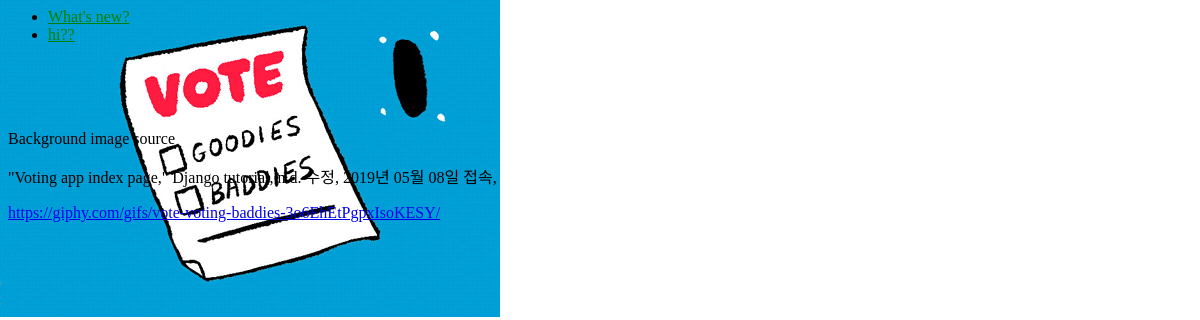
/polls/, run on an earlier commit of the app's database.
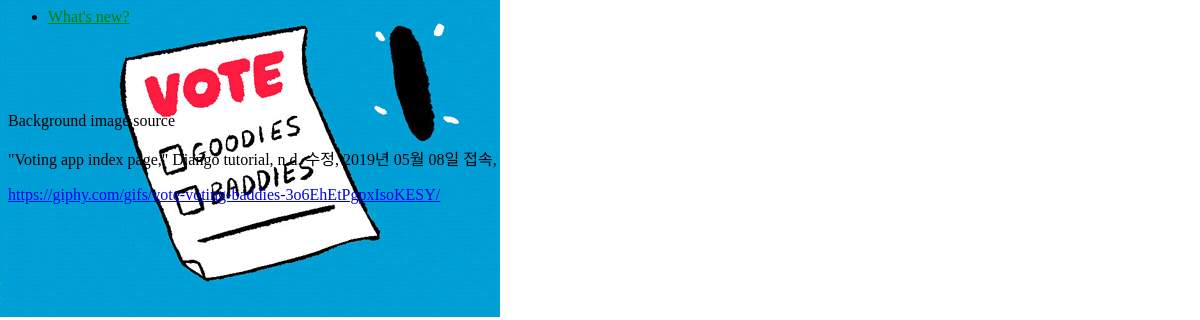
And on a later commit of the database.
### polls/models.py (models this page shows, shortened)
class Question(models.Model):       #Subclass of django.db.models.Model class
    question_text=models.CharField(max_length=200)
    pub_date=models.DateTimeField('date published')

### polls/views.py (the view)
# urls.py: path('', views.IndexView.as_view(), name = 'index'),
class IndexView(generic.ListView):
    template_name = 'polls/index.html'
    context_object_name = 'latest_question_list'
    '''
    def get_queryset(self):
        """Return the last five published questions."""
        return Question.objects.order_by('-pub_date')[:5]
    '''
    def get_queryset(self):
        return Question.objects.filter(pub_date__lte = timezone.localtime()).order_by('-pub_date')[:5]

### polls/templates/polls/index.html (shortened to what this page needs)
{% load static %}
<link rel="stylesheet" type="text/css" href="{% static 'polls/style.css' %}">
{% if latest_question_list %}
    <ul>
    {% for question in latest_question_list %}
        <li><a href="{% url 'polls:detail' question.id %}">{{ question.question_text }}</a></li>
    {% endfor %}
    </ul>
{% else %}
    <p>No polls are available.</p>
{% endif %}
<footer>
    <p>Background image source</p>
    <p>"Voting app index page," Django tutorial, n.d. 수정, 2019년 05월 08일 접속, </p>
    <a href = "https://giphy.com/gifs/vote-voting-baddies-3o6EhEtPgpxIsoKESY/links">https://giphy.com/gifs/vote-voting-baddies-3o6EhEtPgpxIsoKESY/</a>
</footer>

What changed in the data, as far as the page shows it:
removed Question: question_text "hi??"
